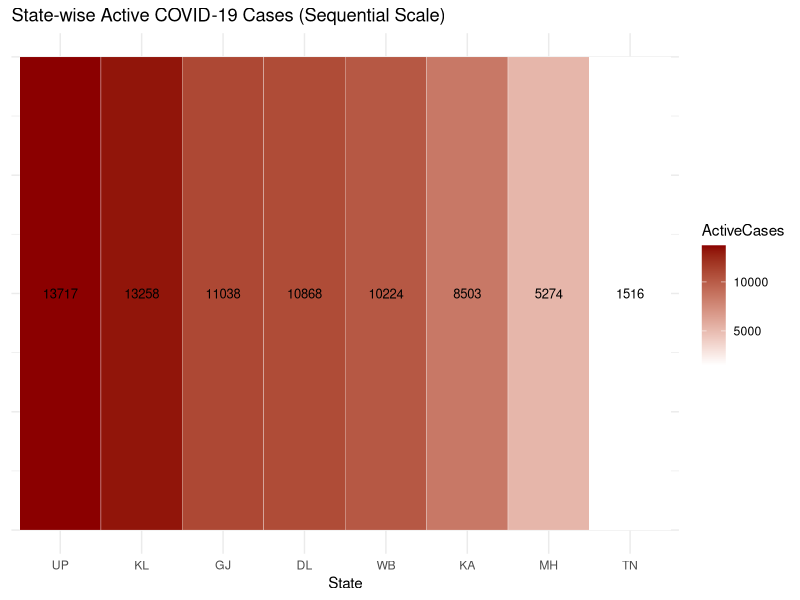

This figure's R source:
library(ggplot2)
library(dplyr)

set.seed(1)
states <- c('TN','KA','MH','DL','UP','WB','KL','GJ')
active_cases <- sample(500:15000, length(states))
df9 <- data.frame(State=states, ActiveCases=active_cases) %>%
  arrange(desc(ActiveCases))
df9$State <- factor(df9$State, levels=df9$State)

ggplot(df9, aes(x=State, y=1, fill=ActiveCases)) +
  geom_tile(color="white") +
  geom_text(aes(label=ActiveCases), size=3.3) +
  scale_fill_gradient(low="white", high="darkred") +
  labs(title="State-wise Active COVID-19 Cases (Sequential Scale)") +
  theme_minimal() +
  theme(axis.title.y=element_blank(), axis.text.y=element_blank())
